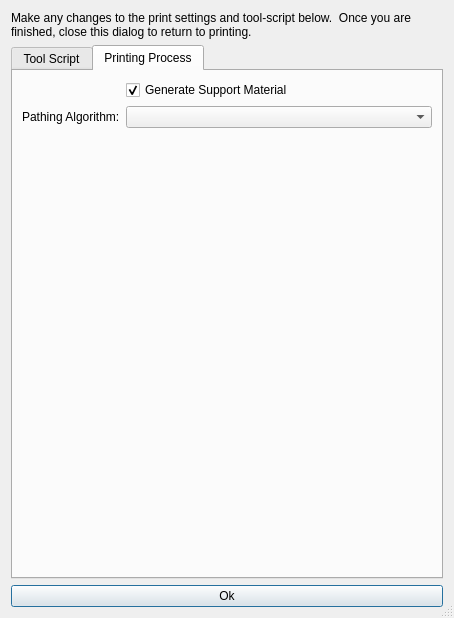
<?xml version="1.0" encoding="UTF-8"?>
<ui version="4.0">
 <class>ModifyToolAndPrinterSettingsDialog</class>
 <widget class="QDialog" name="ModifyToolAndPrinterSettingsDialog">
  <property name="windowModality">
   <enum>Qt::ApplicationModal</enum>
  </property>
  <property name="geometry">
   <rect>
    <x>0</x>
    <y>0</y>
    <width>454</width>
    <height>618</height>
   </rect>
  </property>
  <property name="windowTitle">
   <string>Modify Tool and Printer Settings</string>
  </property>
  <property name="windowIcon">
   <iconset resource="resources.qrc">
    <normaloff>:/media/icon.png</normaloff>:/media/icon.png</iconset>
  </property>
  <property name="sizeGripEnabled">
   <bool>true</bool>
  </property>
  <property name="modal">
   <bool>true</bool>
  </property>
  <layout class="QVBoxLayout" name="verticalLayout">
   <item>
    <widget class="QLabel" name="label">
     <property name="text">
      <string>Make any changes to the print settings and tool-script below.  Once you are finished, close this dialog to return to printing.</string>
     </property>
     <property name="wordWrap">
      <bool>true</bool>
     </property>
     <property name="margin">
      <number>16</number>
     </property>
    </widget>
   </item>
   <item>
    <widget class="QTabWidget" name="primaryTabWidget">
     <property name="currentIndex">
      <number>1</number>
     </property>
     <widget class="QWidget" name="tabToolScript">
      <attribute name="title">
       <string>Tool Script</string>
      </attribute>
      <layout class="QVBoxLayout" name="verticalLayout_7">
       <item>
        <widget class="QLabel" name="label_5">
         <property name="text">
          <string>&lt;b&gt;This version of FabStudio does not support script editing.&lt;/b&gt;</string>
         </property>
        </widget>
       </item>
       <item>
        <widget class="QTabWidget" name="basicAdvancedTabs">
         <property name="tabPosition">
          <enum>QTabWidget::North</enum>
         </property>
         <property name="currentIndex">
          <number>1</number>
         </property>
         <widget class="QWidget" name="tabBasic">
          <attribute name="title">
           <string>Basic Info</string>
          </attribute>
          <layout class="QVBoxLayout" name="verticalLayout_4">
           <item>
            <widget class="QPlainTextEdit" name="basicDescription">
             <property name="tabChangesFocus">
              <bool>true</bool>
             </property>
             <property name="undoRedoEnabled">
              <bool>false</bool>
             </property>
             <property name="readOnly">
              <bool>true</bool>
             </property>
            </widget>
           </item>
          </layout>
         </widget>
         <widget class="QWidget" name="tabParameters">
          <attribute name="title">
           <string>Parameters</string>
          </attribute>
          <layout class="QVBoxLayout" name="verticalLayout_6">
           <item>
            <widget class="QTreeWidget" name="parametersTable">
             <property name="columnCount">
              <number>3</number>
             </property>
             <attribute name="headerDefaultSectionSize">
              <number>135</number>
             </attribute>
             <attribute name="headerMinimumSectionSize">
              <number>35</number>
             </attribute>
             <attribute name="headerShowSortIndicator" stdset="0">
              <bool>true</bool>
             </attribute>
             <attribute name="headerDefaultSectionSize">
              <number>135</number>
             </attribute>
             <attribute name="headerMinimumSectionSize">
              <number>35</number>
             </attribute>
             <attribute name="headerShowSortIndicator" stdset="0">
              <bool>true</bool>
             </attribute>
             <column>
              <property name="text">
               <string notr="true">1</string>
              </property>
             </column>
             <column>
              <property name="text">
               <string notr="true">2</string>
              </property>
             </column>
             <column>
              <property name="text">
               <string notr="true">3</string>
              </property>
             </column>
            </widget>
           </item>
          </layout>
         </widget>
         <widget class="QWidget" name="tabScript">
          <attribute name="title">
           <string>Script</string>
          </attribute>
          <layout class="QVBoxLayout" name="verticalLayout_5">
           <item>
            <widget class="QPlainTextEdit" name="scriptText">
             <property name="verticalScrollBarPolicy">
              <enum>Qt::ScrollBarAlwaysOn</enum>
             </property>
             <property name="readOnly">
              <bool>true</bool>
             </property>
            </widget>
           </item>
          </layout>
         </widget>
        </widget>
       </item>
      </layout>
     </widget>
     <widget class="QWidget" name="tabPrintingProcess">
      <attribute name="title">
       <string>Printing Process</string>
      </attribute>
      <layout class="QFormLayout" name="formLayout_2">
       <property name="fieldGrowthPolicy">
        <enum>QFormLayout::AllNonFixedFieldsGrow</enum>
       </property>
       <item row="0" column="1">
        <widget class="QCheckBox" name="generateSupportMaterial">
         <property name="text">
          <string>Generate Support Material</string>
         </property>
         <property name="checked">
          <bool>true</bool>
         </property>
        </widget>
       </item>
       <item row="1" column="0">
        <widget class="QLabel" name="label_4">
         <property name="text">
          <string>Pathing Algorithm:</string>
         </property>
        </widget>
       </item>
       <item row="1" column="1">
        <widget class="QComboBox" name="patherCombo"/>
       </item>
      </layout>
     </widget>
    </widget>
   </item>
   <item>
    <widget class="QPushButton" name="pushButton">
     <property name="text">
      <string>Ok</string>
     </property>
    </widget>
   </item>
  </layout>
 </widget>
 <resources>
  <include location="resources.qrc"/>
 </resources>
 <connections>
  <connection>
   <sender>pushButton</sender>
   <signal>clicked()</signal>
   <receiver>ModifyToolAndPrinterSettingsDialog</receiver>
   <slot>accept()</slot>
   <hints>
    <hint type="sourcelabel">
     <x>145</x>
     <y>591</y>
    </hint>
    <hint type="destinationlabel">
     <x>124</x>
     <y>578</y>
    </hint>
   </hints>
  </connection>
 </connections>
</ui>
